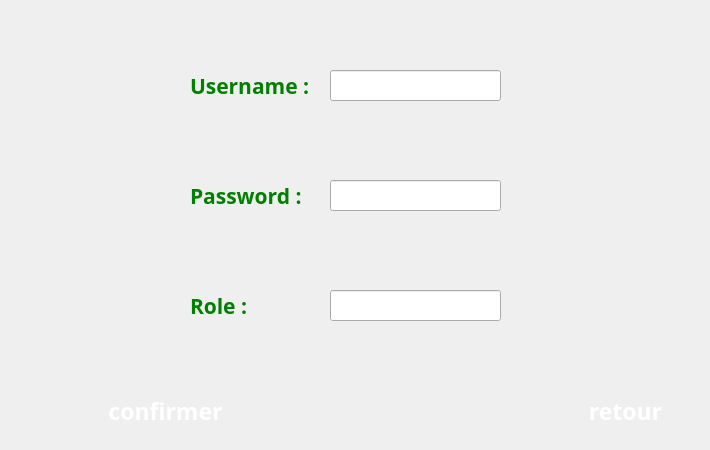
    <widget class="QWidget" name="page_3">
     <widget class="QLineEdit" name="username">
      <property name="geometry">
       <rect>
        <x>330</x>
        <y>70</y>
        <width>171</width>
        <height>31</height>
       </rect>
      </property>
     </widget>
     <widget class="QLineEdit" name="password">
      <property name="geometry">
       <rect>
        <x>330</x>
        <y>180</y>
        <width>171</width>
        <height>31</height>
       </rect>
      </property>
      <property name="echoMode">
       <enum>QLineEdit::Password</enum>
      </property>
     </widget>
     <widget class="QLineEdit" name="role">
      <property name="geometry">
       <rect>
        <x>330</x>
        <y>290</y>
        <width>171</width>
        <height>31</height>
       </rect>
      </property>
     </widget>
     <widget class="QLabel" name="label">
      <property name="geometry">
       <rect>
        <x>190</x>
        <y>70</y>
        <width>121</width>
        <height>31</height>
       </rect>
      </property>
      <property name="font">
       <font>
        <family>MV Boli</family>
        <pointsize>16</pointsize>
        <weight>75</weight>
        <bold>true</bold>
       </font>
      </property>
      <property name="styleSheet">
       <string notr="true">color:green;</string>
      </property>
      <property name="text">
       <string>Username :</string>
      </property>
     </widget>
     <widget class="QLabel" name="label_2">
      <property name="geometry">
       <rect>
        <x>190</x>
        <y>180</y>
        <width>121</width>
        <height>31</height>
       </rect>
      </property>
      <property name="font">
       <font>
        <family>MV Boli</family>
        <pointsize>16</pointsize>
        <weight>75</weight>
        <bold>true</bold>
       </font>
      </property>
      <property name="styleSheet">
       <string notr="true">color:green;</string>
      </property>
      <property name="text">
       <string>Password :</string>
      </property>
     </widget>
     <widget class="QLabel" name="label_3">
      <property name="geometry">
       <rect>
        <x>190</x>
        <y>290</y>
        <width>91</width>
        <height>31</height>
       </rect>
      </property>
      <property name="font">
       <font>
        <family>MV Boli</family>
        <pointsize>16</pointsize>
        <weight>75</weight>
        <bold>true</bold>
       </font>
      </property>
      <property name="styleSheet">
       <string notr="true">color:green;</string>
      </property>
      <property name="text">
       <string>Role :</string>
      </property>
     </widget>
     <widget class="QPushButton" name="pushButton_9">
      <property name="geometry">
       <rect>
        <x>90</x>
        <y>380</y>
        <width>151</width>
        <height>61</height>
       </rect>
      </property>
      <property name="font">
       <font>
        <family>MV Boli</family>
        <pointsize>17</pointsize>
        <weight>75</weight>
        <bold>true</bold>
       </font>
      </property>
      <property name="styleSheet">
       <string notr="true">color:white;</string>
      </property>
      <property name="text">
       <string>confirmer</string>
      </property>
      <property name="icon">
       <iconset resource="resources.qrc">
        <normaloff>:/img/resources/yes.png</normaloff>:/img/resources/yes.png</iconset>
      </property>
      <property name="iconSize">
       <size>
        <width>25</width>
        <height>25</height>
       </size>
      </property>
      <property name="flat">
       <bool>true</bool>
      </property>
     </widget>
     <widget class="QPushButton" name="pushButton_10">
      <property name="geometry">
       <rect>
        <x>550</x>
        <y>380</y>
        <width>151</width>
        <height>61</height>
       </rect>
      </property>
      <property name="font">
       <font>
        <family>MV Boli</family>
        <pointsize>17</pointsize>
        <weight>75</weight>
        <bold>true</bold>
       </font>
      </property>
      <property name="styleSheet">
       <string notr="true">color:white;</string>
      </property>
      <property name="text">
       <string>retour</string>
      </property>
      <property name="icon">
       <iconset resource="resources.qrc">
        <normaloff>:/img/resources/cancel.png</normaloff>:/img/resources/cancel.png</iconset>
      </property>
      <property name="iconSize">
       <size>
        <width>25</width>
        <height>25</height>
       </size>
      </property>
      <property name="flat">
       <bool>true</bool>
      </property>
     </widget>
    </widget>
